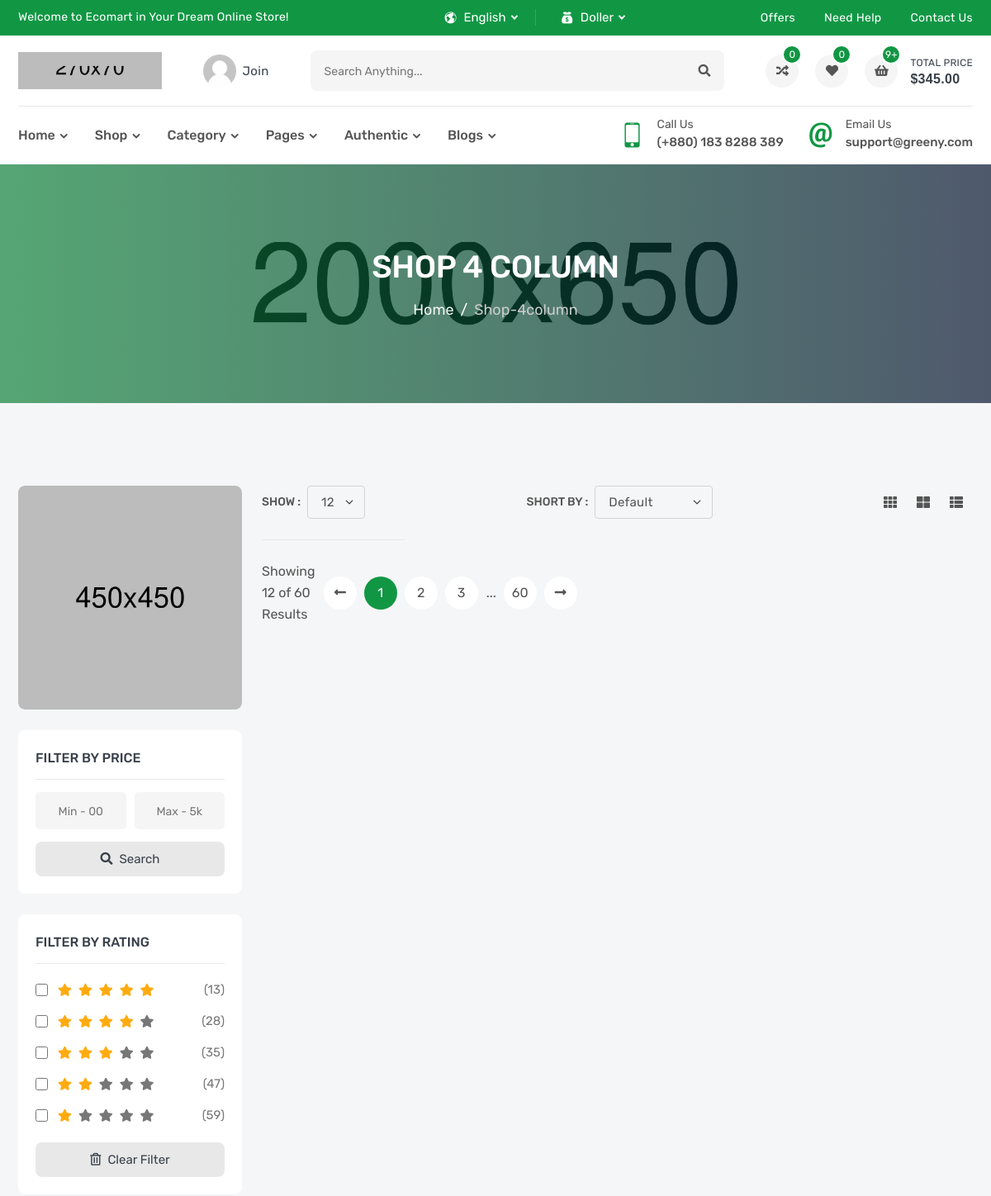
Before: /products/ (upper part) with the older database file.
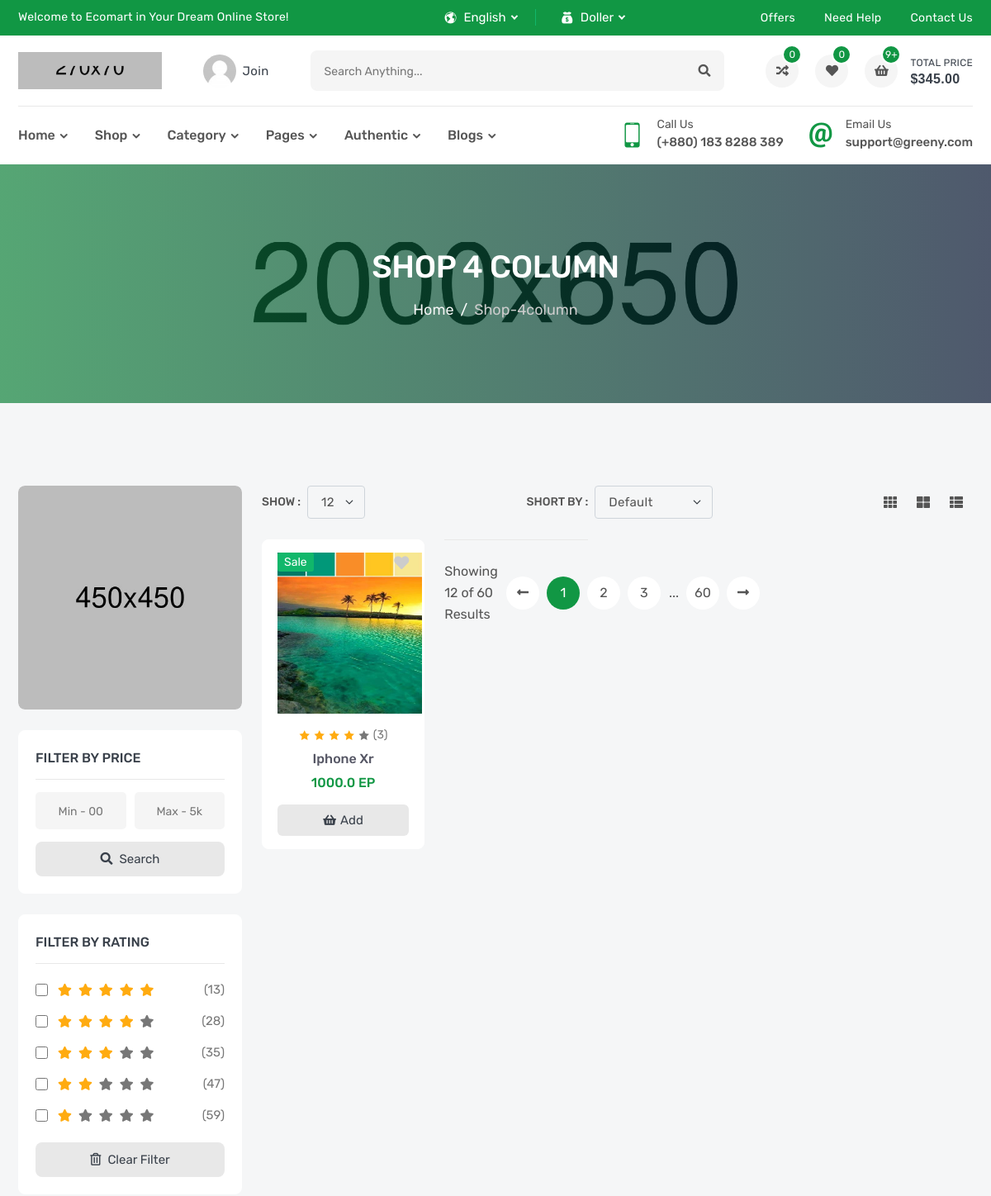
After: the same page with the newer database file.
### product/models.py (models this page shows, shortened)
class Product(models.Model):
    name = models.CharField(_('Name'),max_length=120)
    flag = models.CharField(_('Flag'),max_length=10,choices=FLAG_TYPES)
    image = models.ImageField(_('Image'),upload_to='products')
    price = models.FloatField(_('Price'))
    sku = models.CharField(_('SKU'),max_length=12)
    subtitle = models.CharField(_('Subtitle'),max_length=300)
    description = models.TextField(_('Description'),max_length=40000)
    quantity = models.IntegerField(_('Quantity'))
    brand = models.ForeignKey('Brand',verbose_name=_('Brand'),related_name='product_brand',on_delete=models.SET_NULL,null=True)
    tags = TaggableManager()

### product/views.py (the view)
# urls.py: path('',ProductList.as_view()),
class ProductList(ListView):
    model = Product

### product/templates/product/product_list.html (shortened to what the changed rows need)
{% extends "base.html" %}
{% block body %}
        <section class="inner-section single-banner" style="background: url(images/single-banner.jpg) no-repeat center;">
            <div class="container">
                <h2>Shop 4 Column</h2>
            </div>
        </section>
        <section class="inner-section shop-part">
            <div class="container">
                <div class="row content-reverse">
                    <div class="col-lg-9">
                        <div class="row row-cols-2 row-cols-md-3 row-cols-lg-3 row-cols-xl-4">
                        {% for object in object_list %}
                            <div class="col">
                                <div class="product-card">
                                    <div class="product-media">
                                        <div class="product-label">
                                            <label class="label-text new">{{object.flag}}</label>
                                        </div>
                                        <button class="product-wish wish">
                                            <i class="fas fa-heart"></i>
                                        </button>
                                        <a class="product-image" href="product-video.html">
                                            <img src="{{object.image.url}}" style="width:175px; height:195px" alt="product">
                                        </a>
                                    </div>
                                    <div class="product-content">
                                        <div class="product-rating">
                                            <i class="active icofont-star"></i>
                                            <i class="active icofont-star"></i>
                                            <i class="active icofont-star"></i>
                                            <i class="active icofont-star"></i>
                                            <i class="icofont-star"></i>
                                            <a href="product-video.html">(3)</a>
                                        </div>
                                        <h6 class="product-name">
                                            <a href="/products/{{object.id}}">{{object.name}}</a>
                                        </h6>
                                        <h6 class="product-price">
                                            <span>{{object.price}} EP</span>
                                        </h6>
                                        <button class="product-add" title="Add to Cart">
                                            <i class="fas fa-shopping-basket"></i>
                                            <span>add</span>
                                        </button>
                                    </div>
                                </div>
                            </div>
                        {% endfor %}
                    </div>
                </div>
            </div>
        </section>
{% endblock body %}

Changed rows visible on the page:
added Product: flag "Sale", image (picture), name "Iphone Xr", price "1000.0"
